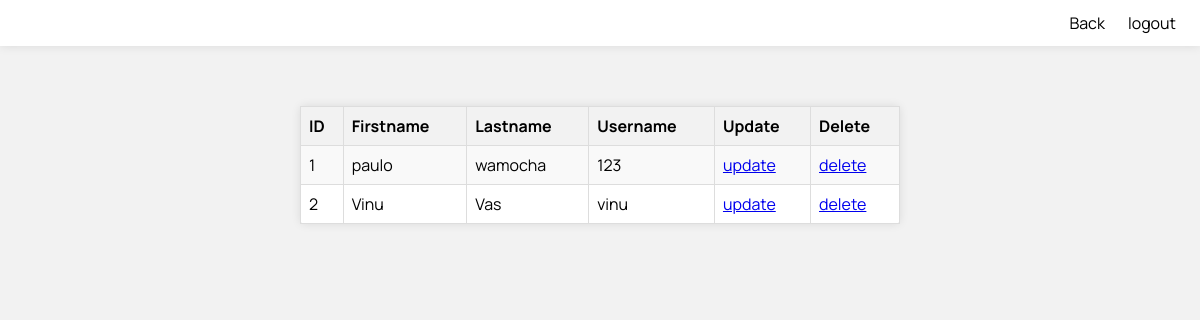
Screenshot of /view_pharmacist.php with the database file from the repository.
### tables this page shows
CREATE TABLE `pharmacist` (
  `pharmacist_id` tinyint(5) NOT NULL,
  `first_name` varchar(15) NOT NULL,
  `last_name` varchar(15) NOT NULL,
  `staff_id` varchar(10) NOT NULL,
  `postal_address` varchar(20) NOT NULL,
  `phone` varchar(12) NOT NULL,
  `email` varchar(20) NOT NULL,
  `username` varchar(10) NOT NULL,
  `password` varchar(10) NOT NULL,
  `date` datetime NOT NULL
);

### view_pharmacist.php (the view, shortened to what this page needs)
<html>
    <head>
    </head>
    <body>
        <nav>
            <a href="admin_pharmacist.php">Back</a>
            <a href="index.php">logout</a>
        </nav>
        <?php
            include("db_connect.php");
            $results = mysqli_query($con, "SELECT * FROM pharmacist");
        echo "<table>";
        echo "<tr> <th>ID</th><th>Firstname </th> <th>Lastname </th> <th>Username </th><th>Update </th><th>Delete</th></tr>";
        while($row = mysqli_fetch_array($results )) {
                echo "<tr>";
                echo '<td>' . $row['pharmacist_id'] . '</td>';
                echo '<td>' . $row['first_name'] . '</td>';
				echo '<td>' . $row['last_name'] . '</td>';
				echo '<td>' . $row['username'] . '</td>';
				?>
				<td><a href="update_pharmacist.php?id=<?php echo $row['pharmacist_id']?>">update</a></td>
				<td><a href="delete_pharmacist.php?id=<?php echo $row['pharmacist_id']?>">delete</a></td>
                <?php
		 }
        echo "</table>";
        ?>
    </body>
</html>

### view_pharmacist.php (style rules this page uses)
* { box-sizing: border-box; font-family: "manrope","sans-serif"; }
body { background-color: #f2f2f2; margin: 0; }
nav { display: flex; justify-content: right; padding: 1% 2%; background-color: white; box-shadow: 0px 0px 10px 0px rgba(0,0,0,0.1); }
nav > a { text-decoration: none; color: black; padding-left: 2%; }
table { box-shadow: 0px 0px 10px 0px rgba(0,0,0,0.1); background-color: white; margin: 5% auto; border-radius: 5px; padding: 2%; width: 50%; border-collapse: collapse; border: 1px solid #ddd; }
table th, table td { border: 1px solid #ddd; padding: 8px; }
table th { background-color: #f2f2f2; text-align: left; }
table tbody tr:nth-child(even) { background-color: #f9f9f9; }

### rows the page displays
pharmacist: pharmacist_id "1", first_name "paulo", last_name "wamocha", username "123"
pharmacist: pharmacist_id "2", first_name "Vinu", last_name "Vas", username "vinu"
